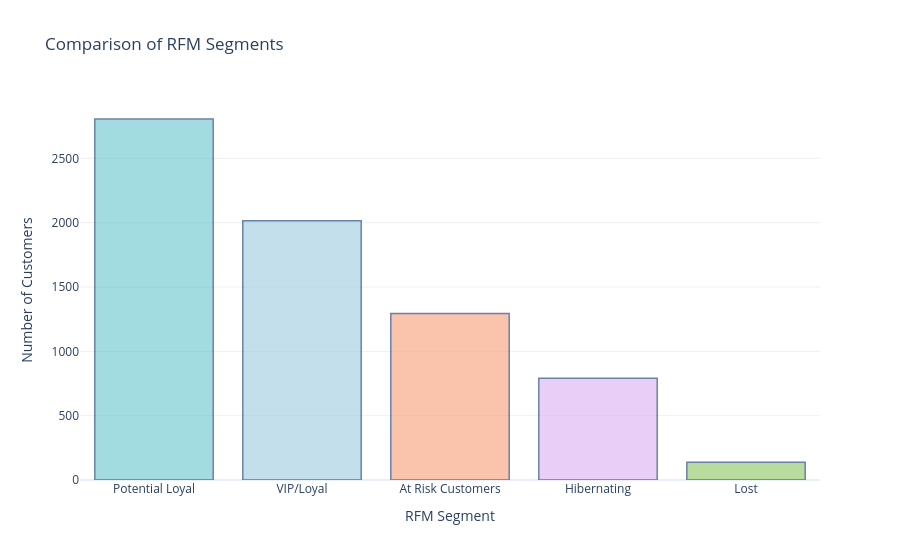

This figure's notebook cell:
### Code cell
import plotly.graph_objects as go
import plotly.colors

# 1. Prepare the data and EXPLICITLY rename columns to avoid KeyErrors
segment_counts = rfm_data['RFM_Customer_Segment'].value_counts().reset_index()
segment_counts.columns = ['RFM_Customer_Segment', 'Count'] # Force names to be consistent

# 2. Define your colors
pastel_colors = plotly.colors.qualitative.Pastel
vip_color = 'rgb(158,202,225)'

# 3. Initialize the figure
fig = go.Figure(
    data=[
        go.Bar(
            x=segment_counts['RFM_Customer_Segment'], 
            y=segment_counts['Count'], # Now matches the explicit name above
            marker=dict(
                color=[vip_color if segment == 'VIP/Loyal' else pastel_colors[i % len(pastel_colors)] 
                       for i, segment in enumerate(segment_counts['RFM_Customer_Segment'])]
            ),
            marker_line_color='rgb(8,48,107)',
            marker_line_width=1.5, 
            opacity=0.6
        )
    ]
)

# 4. Update the layout
fig.update_layout(
    title='Comparison of RFM Segments',
    xaxis_title='RFM Segment',
    yaxis_title='Number of Customers',
    showlegend=False,
    template='plotly_white'
)

fig.write_image('../outputs/figures/rfm_segment_comparison.png')
fig.show()

### Figure 1 — Plotly figure (JSON) as saved in the notebook; plotly's stock layout.template omitted (floating-point values rounded to 4 significant figures)
{"data": [{"marker": {"color": ["rgb(102, 197, 204)", "rgb(158,202,225)", "rgb(248, 156, 116)", "rgb(220, 176, 242)", "rgb(135, 197, 95)"], "line": {"color": "rgb(8,48,107)", "width": 1.5}}, "opacity": 0.6, "type": "bar", "x": ["Potential Loyal", "VIP/Loyal", "At Risk Customers", "Hibernating", "Lost"], "y": [2806, 2015, 1294, 790, 138]}], "layout": {"showlegend": false, "title": {"text": "Comparison of RFM Segments"}, "xaxis": {"title": {"text": "RFM Segment"}}, "yaxis": {"title": {"text": "Number of Customers"}}}}
